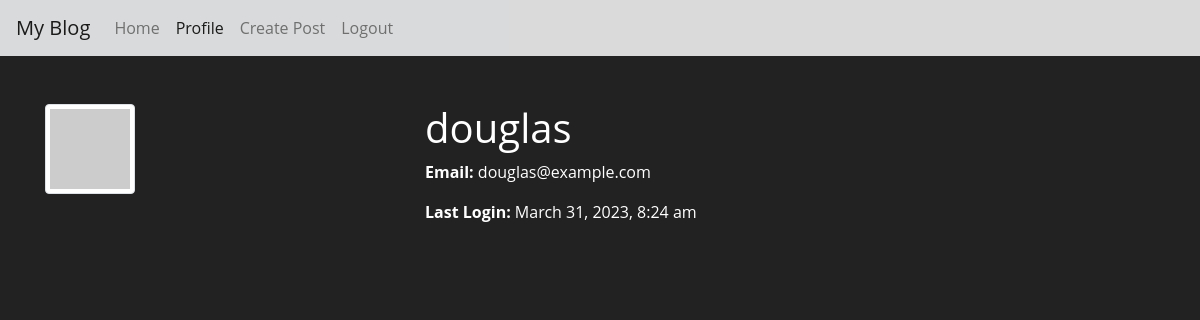
Screenshot of /profile.php (signed in) with the database file from the repository.
### tables this page shows
CREATE TABLE `users` (
  `id` int(11) NOT NULL,
  `names` varchar(30) DEFAULT NULL,
  `email` varchar(30) DEFAULT NULL,
  `phone` varchar(30) DEFAULT NULL,
  `password` varchar(80) DEFAULT NULL,
  `profilePhoto` varchar(80) DEFAULT NULL,
  `createdAt` timestamp NOT NULL DEFAULT current_timestamp() ON UPDATE current_timestamp(),
  `lastLogin` timestamp NOT NULL DEFAULT current_timestamp()
);

### profile.php (the view, shortened to what this page needs)
<?php
try {
    $conn = getDB();
    $stmt = $conn->prepare("SELECT * FROM users WHERE id = :userid");
    $stmt->bindParam(':userid', $_SESSION['user']['id']);
    $stmt->execute();
    $user = $stmt->fetch(PDO::FETCH_ASSOC);
    if ($user && is_array($user)) {
        $email = isset($user['email']) ? $user['email'] : "N/A";
    } else {
        $email = "N/A";
        $lastLogin = "N/A";
    }
    $avatar_url = "https://www.gravatar.com/avatar/" . md5(strtolower(trim($email))) . "?s=200&d=identicon";
} catch(PDOException $e) {
    echo "Error: " . $e->getMessage();
}
?>
<!DOCTYPE html>
<html>
<head>
    <link rel="stylesheet" href="https://maxcdn.bootstrapcdn.com/bootstrap/4.0.0/css/bootstrap.min.css">
    <link rel="stylesheet" href="https://maxcdn.bootstrapcdn.com/font-awesome/4.7.0/css/font-awesome.min.css">
    <link rel="stylesheet" href="style.css">
</head>
<body>
<nav class="navbar navbar-expand-lg navbar-light bg-light">
    <a class="navbar-brand" href="#">My Blog</a>
    <div class="collapse navbar-collapse" id="navbarNav">
        <ul class="navbar-nav">
            <li class="nav-item">
                <a class="nav-link" href="home.php">Home</a>
            </li>
            <li class="nav-item active">
                <a class="nav-link" href="#">Profile <span class="sr-only">(current)</span></a>
            </li>
            <li class="nav-item">
                <a class="nav-link" href="create_post.php">Create Post</a>
            </li>
            <li class="nav-item">
                <a class="nav-link" href="logout.php">Logout</a>
            </li>
        </ul>
    </div>
</nav>
<div class="container mt-5">
    <div class="row">
        <div class="col-md-4">
            <img src="<?php echo $avatar_url ?>" alt="Avatar" class="img-thumbnail">
        </div>
        <div class="col-md-8">
            <h1><?php echo $user['names'] ?></h1>
            <p><strong>Email:</strong> <?php echo $user['email'] ?></p>
            <p><strong>Last Login:</strong> <?php echo date('F j, Y, g:i a', strtotime($user['lastLogin'])) ?></p>
        </div>
    </div>
</div>
</body>
</html>

### style.css (style rules this page uses)
body { font-family: 'Open Sans', sans-serif; background: #222; background-image: url('https://source.unsplash.com/1600x900/?sunset'); }
h1, h2, h3, p, label, .footer-copyright { color: white; }
.navbar { background: #C0C0C0; opacity: 86%; }

### rows the page displays
users: names "douglas", email "douglas@example.com", lastLogin "March 31, 2023, 8:24 am"
